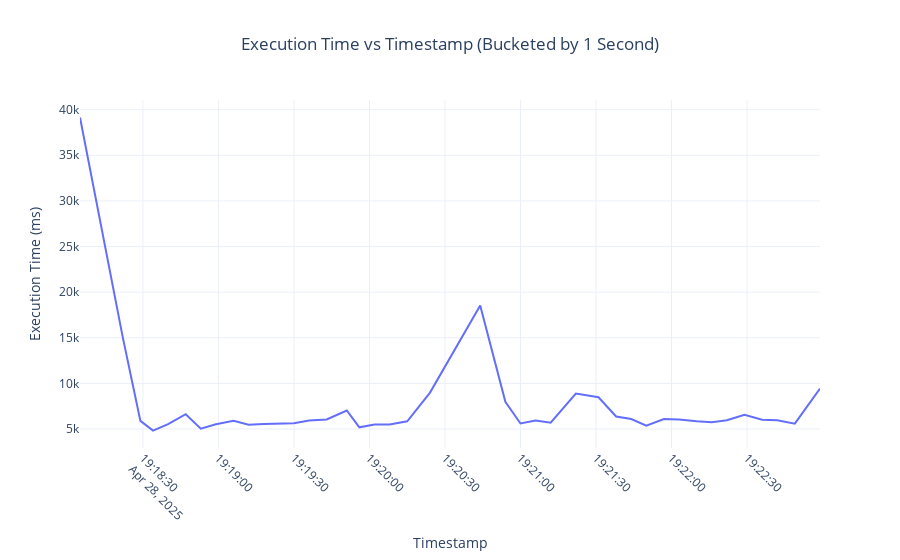

The cell this chart's notebook holds for it:
### Code cell
def visualize_throughput_data(df, resample=False):
    # not sampled on inserts only 
    df_grouped = df.resample('1s', on='timestamp').mean().reset_index() if resample else df

    # Create a line plot for execution time vs timestamp
    fig = px.line(
        df_grouped,
        x='timestamp',
        y='execution_time',
        title='Execution Time vs Timestamp (Bucketed by 1 Second)',
        labels={'timestamp': 'Timestamp', 'execution_time': 'Execution Time (ms)'},
        template='plotly_white'
    )

    # Customize the layout
    fig.update_layout(
        xaxis_title='Timestamp',
        yaxis_title='Execution Time (ms)',
        xaxis=dict(tickangle=45),
        title_x=0.5
    )
    return fig

visualize_throughput_data(throughput_df)

### Figure 1 — Plotly figure (JSON) as saved in the notebook; plotly's stock layout.template omitted (floating-point values rounded to 4 significant figures)
{"data": [{"hovertemplate": "Timestamp=%{x}<br>Execution Time (ms)=%{y}<extra></extra>", "legendgroup": "", "line": {"color": "#636efa", "dash": "solid"}, "marker": {"symbol": "circle"}, "mode": "lines", "name": "", "orientation": "v", "showlegend": false, "type": "scatter", "x": ["2025-04-28T19:18:05", "2025-04-28T19:18:22", "2025-04-28T19:18:29", "2025-04-28T19:18:34", "2025-04-28T19:18:40", "2025-04-28T19:18:47", "2025-04-28T19:18:53", "2025-04-28T19:18:59", "2025-04-28T19:19:06", "2025-04-28T19:19:12", "2025-04-28T19:19:18", "2025-04-28T19:19:24", "2025-04-28T19:19:30", "2025-04-28T19:19:36", "2025-04-28T19:19:43", "2025-04-28T19:19:51", "2025-04-28T19:19:56", "2025-04-28T19:20:02", "2025-04-28T19:20:08", "2025-04-28T19:20:15", "2025-04-28T19:20:24", "2025-04-28T19:20:44", "2025-04-28T19:20:54", "2025-04-28T19:21:00", "2025-04-28T19:21:06", "2025-04-28T19:21:12", "2025-04-28T19:21:22", "2025-04-28T19:21:31", "2025-04-28T19:21:38", "2025-04-28T19:21:44", "2025-04-28T19:21:50", "2025-04-28T19:21:57", "2025-04-28T19:22:03", "2025-04-28T19:22:10", "2025-04-28T19:22:16", "2025-04-28T19:22:22", "2025-04-28T19:22:29", "2025-04-28T19:22:36", "2025-04-28T19:22:42", "2025-04-28T19:22:49", "2025-04-28T19:22:59"], "xaxis": "x", "y": [39150.0, 15040.0, 5896.0, 4828.0, 5542.0, 6629.0, 5039.0, 5525.0, 5899.0, 5475.0, 5544.0, 5623.0, 5647.0, 5935.0, 6053.0, 7030.0, 5189.0, 5490.0, 5493.0, 5848.0, 8968.0, 18540.0, 7982.0, 5611.0, 5923.0, 5703.0, 8891.0, 8488.0, 6378.0, 6099.0, 5374.0, 6090.0, 6035.0, 5841.0, 5744.0, 5960.0, 6549.0, 6022.0, 5950.0, 5592.0, 9440.0], "yaxis": "y"}], "layout": {"legend": {"tracegroupgap": 0}, "title": {"text": "Execution Time vs Timestamp (Bucketed by 1 Second)", "x": 0.5}, "xaxis": {"anchor": "y", "domain": [0, 1], "tickangle": 45, "title": {"text": "Timestamp"}}, "yaxis": {"anchor": "x", "domain": [0, 1], "title": {"text": "Execution Time (ms)"}}}}
